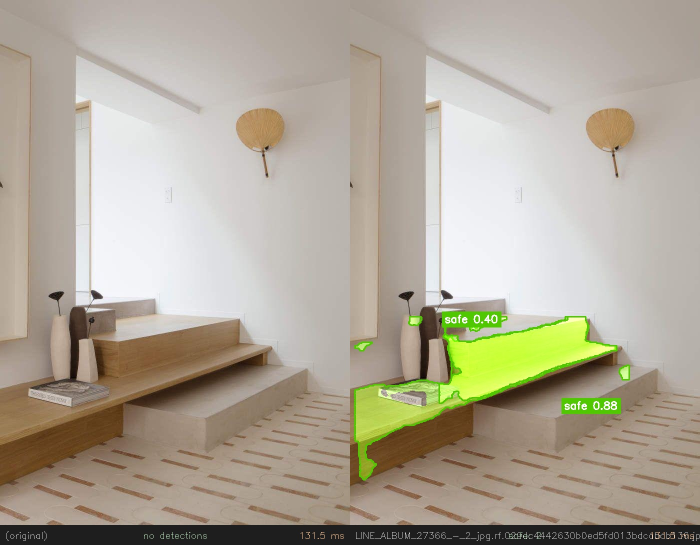
#> input picture example-predictions/pred_LINE_ALBUM_27366_-_2_jpg.rf.029dc4442630b0ed5fd013bdcabab136.jpg, 1400 x 1090 px (shown at 1/2 size)
$ python -i inference.py   (imports and definitions only)
#> lines starting #> are read from the running program, lines starting #| are printed output that depends on the picture
"""
Script 3: Live Camera Inference — Floor & Safe Segmentation
------------------------------------------------------------
Runs your trained YOLOv8n-seg model on a webcam feed.
Usage: python inference.py --weights runs/segment/floor_safe_v1/weights/best.pt
"""

import cv2
import numpy as np
import argparse
import time
from pathlib import Path
from ultralytics import YOLO


# ───────────────────────────── config ──────────────────────────────────────

# Semi-transparent overlay colors per class (BGR)
CLASS_COLORS = {
    0: (0,  80,  255),    # floor → orange-red
    1: (0,  200, 80),     # safe  → green
}

# Confidence threshold – lower = more detections, higher = fewer false positives
CONF_THRESHOLD = 0.35

# How many past FPS samples to average for smooth display
FPS_SMOOTHING = 20


# ───────────────────────────── drawing helpers ─────────────────────────────

def draw_masks(frame: np.ndarray, result, alpha: float = 0.45) -> np.ndarray:
    """Overlay segmentation masks on the frame."""
    overlay = frame.copy()

    if result.masks is None:
        return frame

    masks  = result.masks.data.cpu().numpy()   # (N, H, W) float32 0-1
    boxes  = result.boxes
    h, w   = frame.shape[:2]

    for i, mask in enumerate(masks):
        cls_id = int(boxes.cls[i].item())
        conf   = float(boxes.conf[i].item())
        color  = CLASS_COLORS.get(cls_id, (200, 200, 200))

        # resize mask to frame size
        mask_resized = cv2.resize(mask, (w, h), interpolation=cv2.INTER_LINEAR)
        binary_mask  = (mask_resized > 0.5).astype(np.uint8)

        # fill polygon
        colored = np.zeros_like(frame, dtype=np.uint8)
        colored[binary_mask == 1] = color
        overlay = cv2.addWeighted(overlay, 1.0, colored, alpha, 0)

        # draw contour
        contours, _ = cv2.findContours(
            binary_mask, cv2.RETR_EXTERNAL, cv2.CHAIN_APPROX_SIMPLE
        )
        cv2.drawContours(overlay, contours, -1, color, 2)

        # label at centroid
        if contours:
            M   = cv2.moments(contours[0])
            if M["m00"] > 0:
                cx = int(M["m10"] / M["m00"])
                cy = int(M["m01"] / M["m00"])
                name = result.names[cls_id]
                text = f"{name} {conf:.2f}"
                (tw, th), _ = cv2.getTextSize(
                    text, cv2.FONT_HERSHEY_SIMPLEX, 0.6, 2
                )
                cv2.rectangle(
                    overlay,
                    (cx - 4, cy - th - 8),
                    (cx + tw + 4, cy + 4),
                    color, -1
                )
                cv2.putText(
                    overlay, text, (cx, cy - 4),
                    cv2.FONT_HERSHEY_SIMPLEX, 0.6, (255, 255, 255), 2
                )

    return overlay


# [111 lines left out: functions draw_hud, run, not called in this run]


# ───────────────────────────── entry point ─────────────────────────────────

# [33 lines not run here, left out]

>>> import cv2
>>> picture = cv2.imread('example-predictions/pred_LINE_ALBUM_27366_-_2_jpg.rf.029dc4442630b0ed5fd013bdcabab136.jpg', cv2.IMREAD_GRAYSCALE)
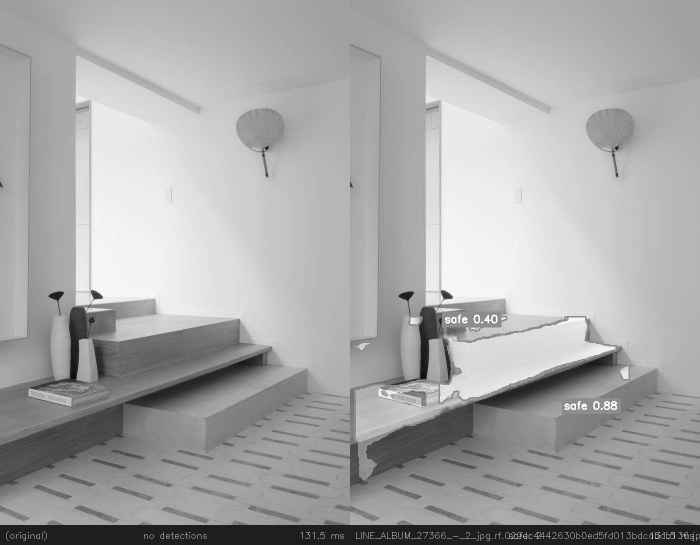
#> picture: shape (1090, 1400) (shown at 1/2 size); min 1, max 255, mean 168.1
>>> result = draw_masks(picture, 'out.png')
#> (the run stopped early here; a loop or call above may not have finished)

$ run again, on example-predictions/pred_LINE_ALBUM_27366_-_32_jpg.rf.39258a1492c42b03d724b76395525abd.jpg
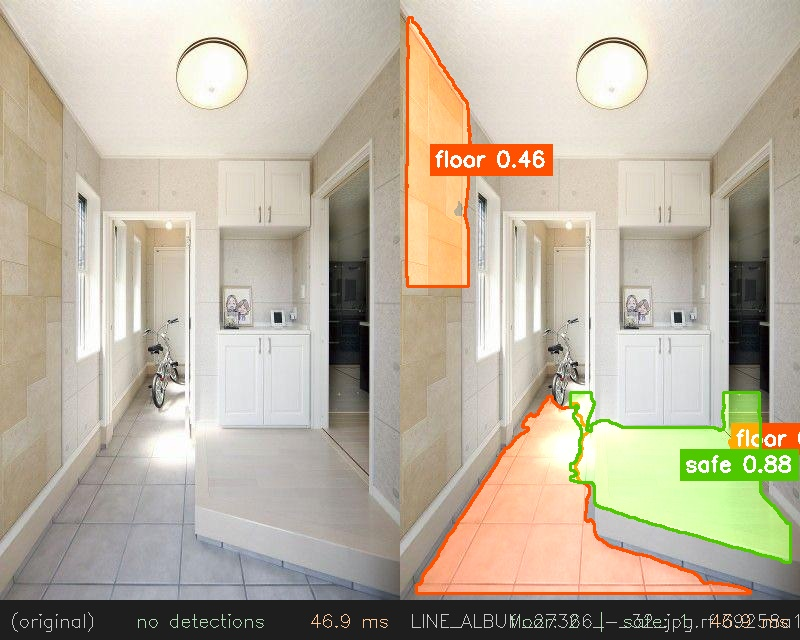
#> input picture example-predictions/pred_LINE_ALBUM_27366_-_32_jpg.rf.39258a1492c42b03d724b76395525abd.jpg, 800 x 640 px
#> `picture = cv2.imread('example-predictions/pred_LINE_ALBUM_27366_-_2_jp..`:
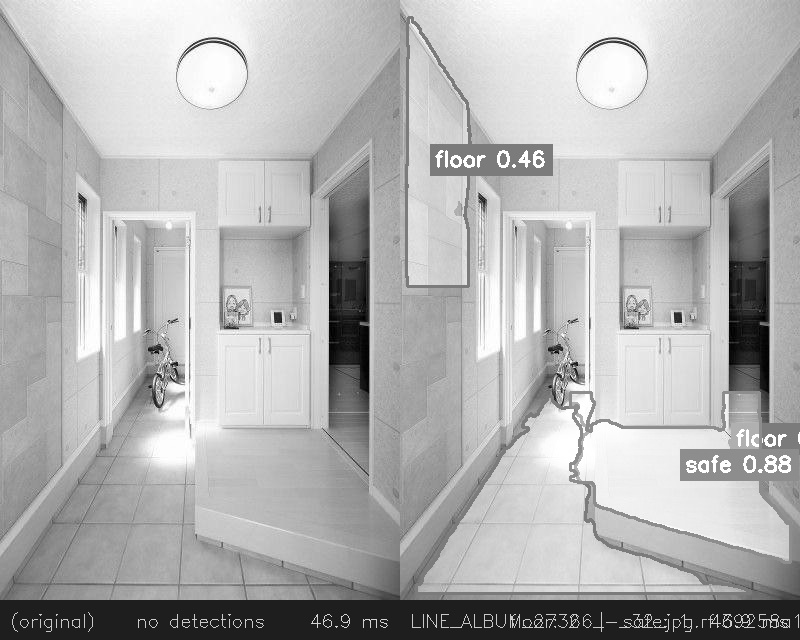
#> picture: shape (640, 800); min 0, max 255, mean 178.3

$ run again, on example-predictions/pred_LINE_ALBUM_27366_-_57_jpg.rf.f39bc3e655f4e19ef7920e86754172c3.jpg
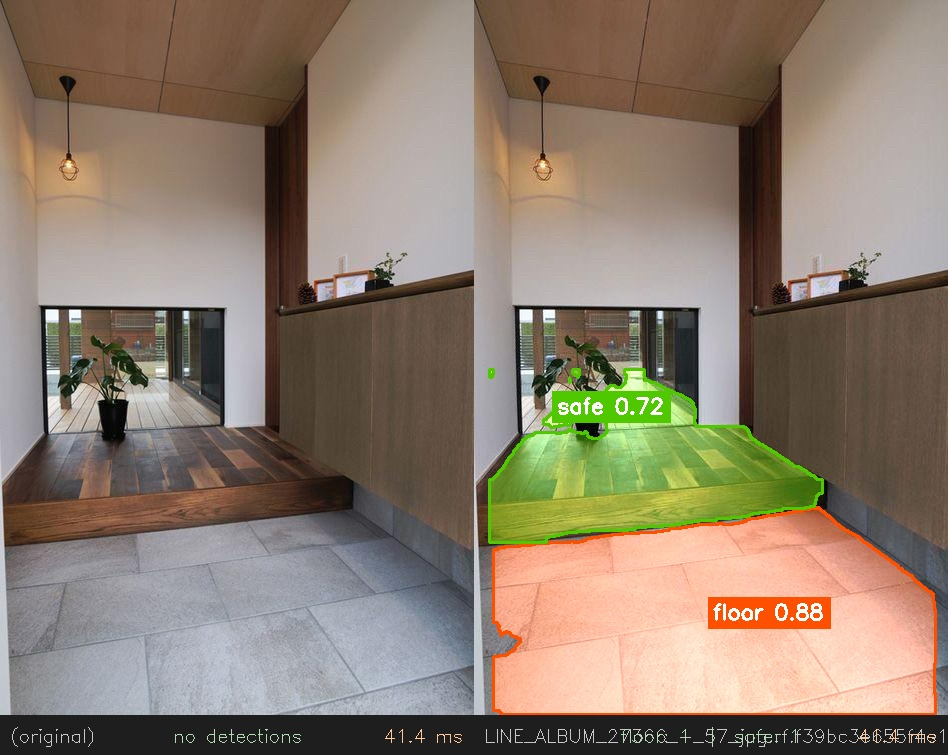
#> input picture example-predictions/pred_LINE_ALBUM_27366_-_57_jpg.rf.f39bc3e655f4e19ef7920e86754172c3.jpg, 948 x 755 px
#> `picture = cv2.imread('example-predictions/pred_LINE_ALBUM_27366_-_2_jp..`:
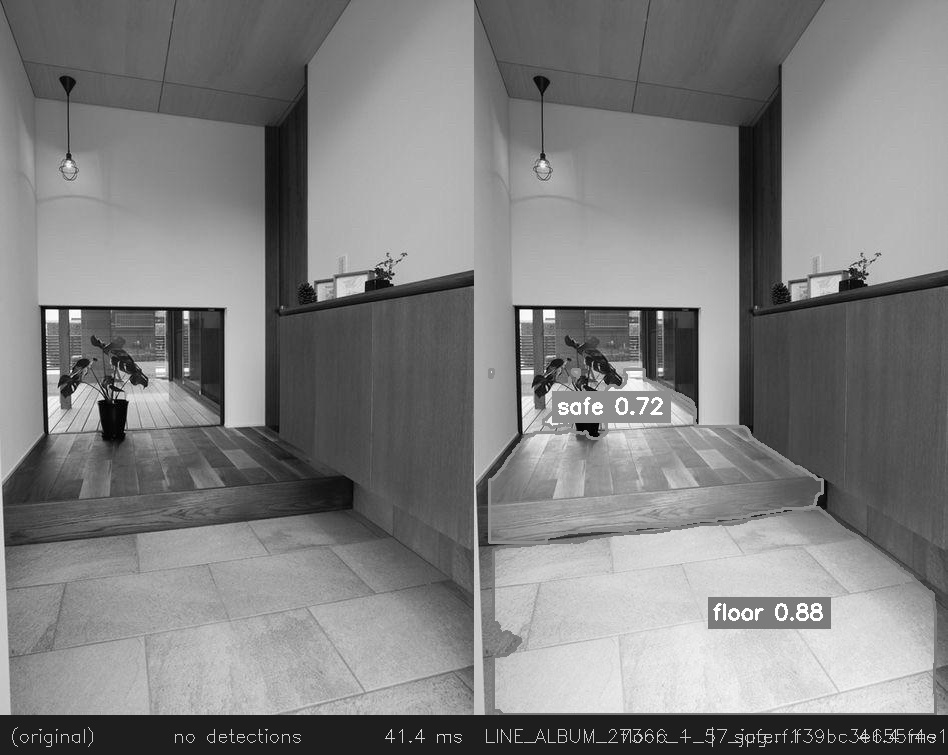
#> picture: shape (755, 948); min 0, max 255, mean 128

$ run again, on example-predictions/pred_LINE_ALBUM_27366_-_61_jpg.rf.6f306fe7b1cc363af81a5cd4283233fa.jpg
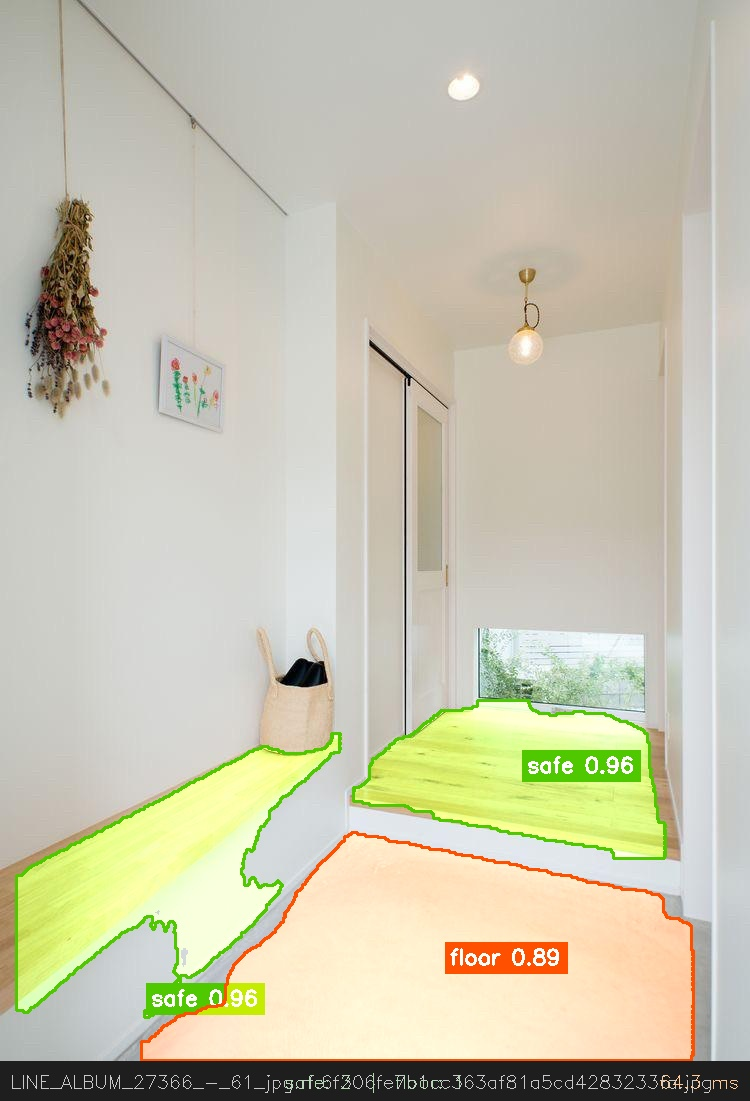
#> input picture example-predictions/pred_LINE_ALBUM_27366_-_61_jpg.rf.6f306fe7b1cc363af81a5cd4283233fa.jpg, 750 x 1101 px
#> `picture = cv2.imread('example-predictions/pred_LINE_ALBUM_27366_-_2_jp..`:
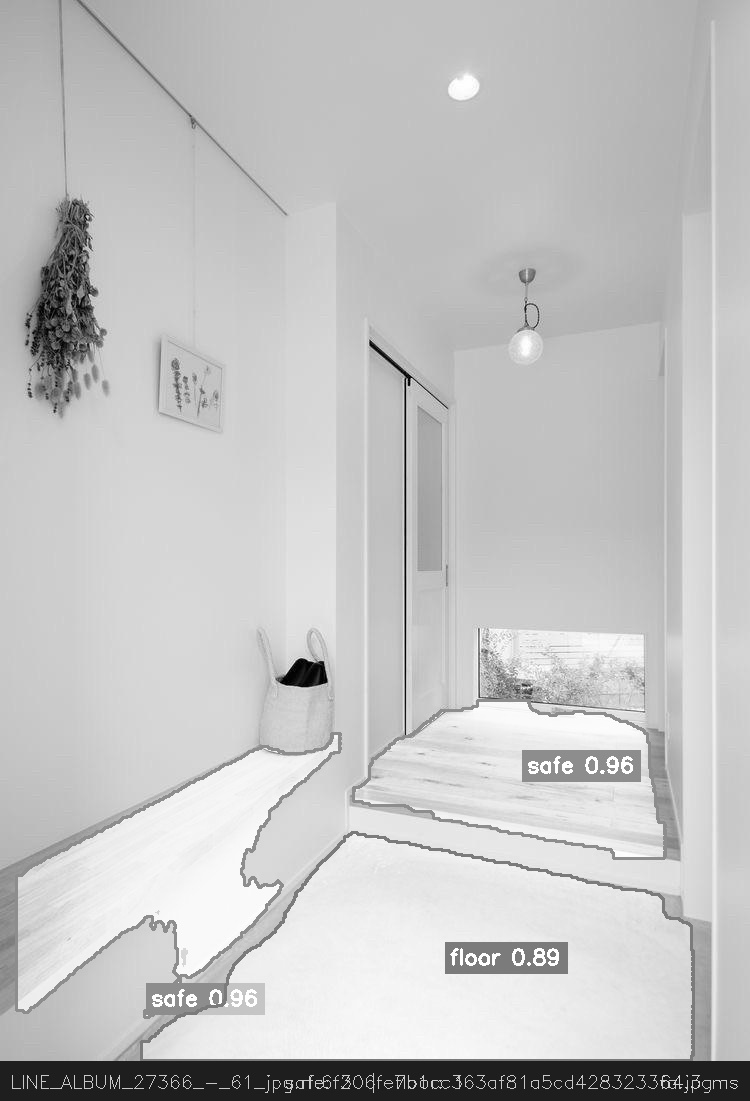
#> picture: shape (1101, 750); min 0, max 255, mean 195
